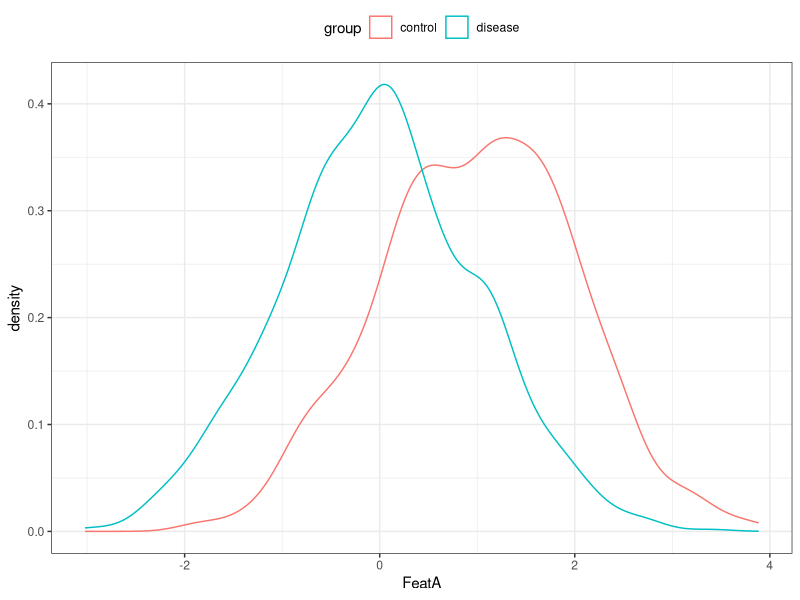
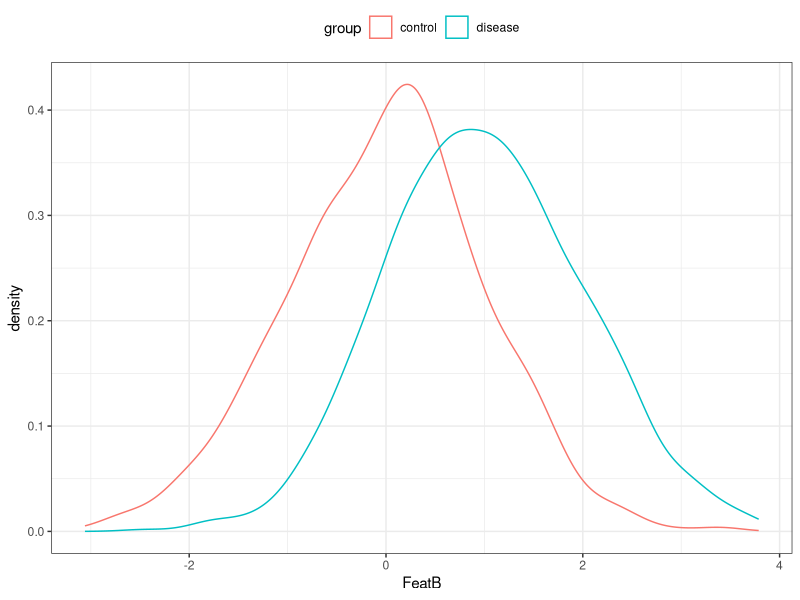
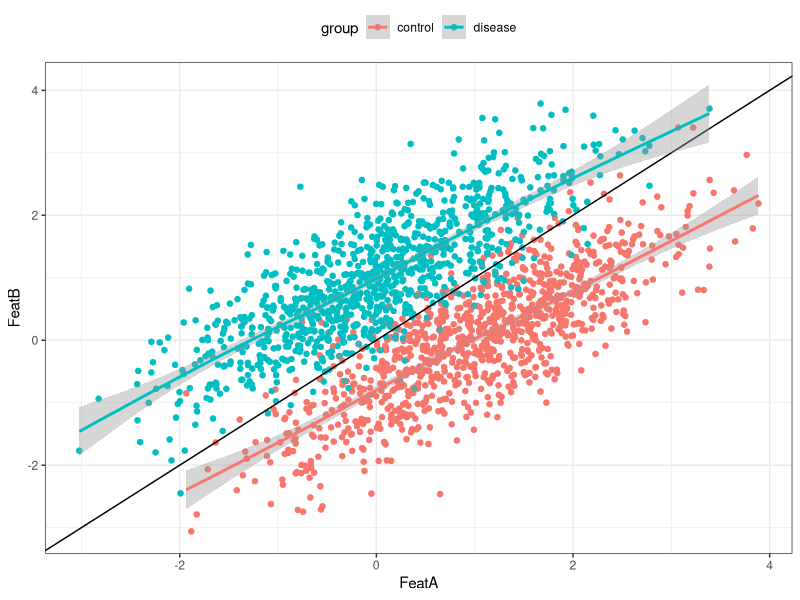

R code for these plots, in order:
## ---- chunk 1
library(tibble)
library(dplyr)
library(ggplot2)
thm <- theme_bw() +
  theme(
    panel.background = element_rect(fill = "transparent", colour = NA),
    plot.background = element_rect(fill = "transparent", colour = NA),
    legend.position = "top",
    legend.background = element_rect(fill = "transparent", colour = NA),
    legend.key = element_rect(fill = "transparent", colour = NA)
  )
theme_set(thm)
set.seed(101)
n     <- 1000
Sigma <- matrix(c(1, 0.8, 0.8, 1), 2, 2)
data  <- rbind(MASS::mvrnorm(n, mu = c(1, 0), Sigma, empirical = TRUE),
               MASS::mvrnorm(n, mu = c(0, 1), Sigma, empirical = TRUE)) |>
  tibble::as_tibble() |>
  setNames(c("FeatA", "FeatB")) |>
  mutate(group = rep(c("control", "disease"), each = n)) |>
  group_by(group)
## ---- chunk 2
data |>
  summarize(n = n(), Mean_FeatA = mean(FeatA) |> round(2L))

data |>
  ggplot(aes(x = FeatA, col = group)) +
  geom_density()
## ---- chunk 3
data |>
  summarize(n = n(), Mean_FeatB = mean(FeatB) |> round(2L))

data |>
  ggplot(aes(x = FeatB, col = group)) +
  geom_density()
## ---- chunk 4
data |>
  ggplot(aes(x = FeatA, y = FeatB, col = group)) +
  geom_point() +
  geom_point(alpha = 0.5) +
  geom_abline() +
  geom_smooth()
## ---- chunk 5
age <- c(20, 22, 24, 26, 28, 30, 32, 34, 36, 38)
age
years_training <- c(2, 3, 6, 8, 10, 12, 14, 16, 18, 20)
years_training

# correlation
cor.test(age, years_training)

wins <- c(2, 2, 2, 3, 3, 3, 3, 3, 4, 4)
wins

# Single covariate/feature 'age'
stats::lm(wins ~ age) |> summary()

# Single covariate/feature 'years_training'
stats::lm(wins ~ years_training) |> summary()

# Two covariates/features 'age + years_training'
stats::lm(wins ~ age + years_training) |> summary()
